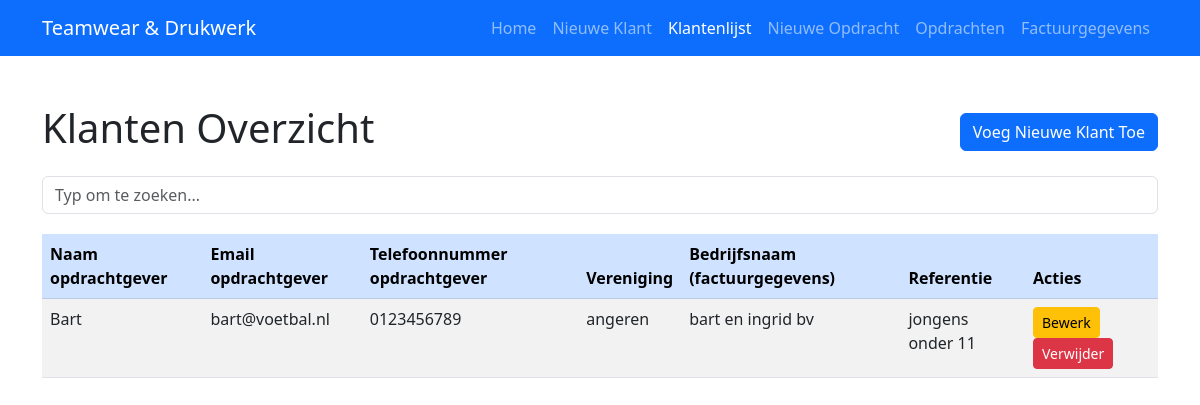
The page /customers on the database as committed earlier.
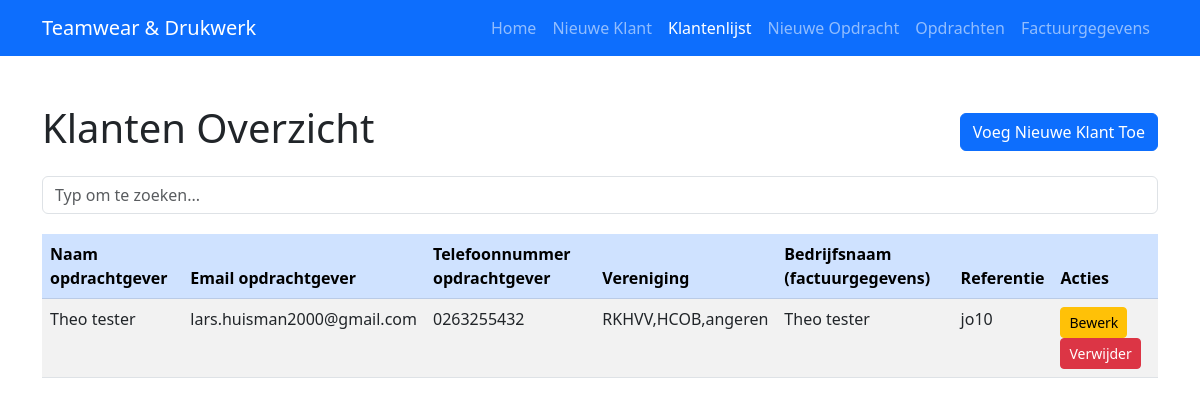
The same page on the database as committed later.
### app.py (models this page shows, shortened)
class Customer(db.Model):
    id = db.Column(db.Integer, primary_key=True)
    name = db.Column(db.String(100), nullable=False)
    email = db.Column(db.String(100), nullable=False)
    telefoon = db.Column(db.String(50))
    referentie = db.Column(db.String(100))
    billing_info_id = db.Column(db.Integer, db.ForeignKey('billing_info.id'), nullable=True)
    vereniging = db.Column(db.String(200), nullable=True)  # Comma-separated string
    assignments = db.relationship('Assignment', backref='customer', cascade="all, delete-orphan", lazy=True)
    billing_info = db.relationship('BillingInfo', foreign_keys=[billing_info_id], uselist=False)

class BillingInfo(db.Model):
    id = db.Column(db.Integer, primary_key=True)
    name = db.Column(db.String(100), nullable=False)
    address = db.Column(db.String(200))
    postcode = db.Column(db.String(20))
    housenumber = db.Column(db.String(20))
    phone = db.Column(db.String(50))
    companyname = db.Column(db.String(100))
    email = db.Column(db.String(100))

### app.py (the view)
@app.route('/customers')
def list_customers():
    customers = Customer.query.all()
    return render_template('customers.html', customers=customers)

### templates/customers.html (shortened to what this page needs)
<!doctype html>
<html lang="nl">
  <head>
    <link href="https://cdn.jsdelivr.net/npm/bootstrap@5.3.0/dist/css/bootstrap.min.css" rel="stylesheet">
  </head>
  <body>
    <nav class="navbar navbar-expand-lg navbar-dark bg-primary">
      <div class="container">
        <a class="navbar-brand" href="{{ url_for('index') }}">Teamwear & Drukwerk</a>
        <div class="collapse navbar-collapse" id="navbarNav">
          <ul class="navbar-nav ms-auto">
            <li class="nav-item">
              <a class="nav-link {% if request.endpoint == 'index' %}active{% endif %}" href="{{ url_for('index') }}">Home</a>
            </li>
            <li class="nav-item">
              <a class="nav-link {% if request.endpoint == 'add_customer' %}active{% endif %}" href="{{ url_for('add_customer') }}">Nieuwe Klant</a>
            </li>
            <li class="nav-item">
              <a class="nav-link {% if request.endpoint == 'list_customers' %}active{% endif %}" href="{{ url_for('list_customers') }}">Klantenlijst</a>
            </li>
            <li class="nav-item">
              <a class="nav-link {% if request.endpoint == 'add_assignment' %}active{% endif %}" href="{{ url_for('add_assignment') }}">Nieuwe Opdracht</a>
            </li>
            <li class="nav-item">
              <a class="nav-link {% if request.endpoint == 'list_assignments' %}active{% endif %}" href="{{ url_for('list_assignments') }}">Opdrachten</a>
            </li>
            <li class="nav-item">
              <a class="nav-link {% if request.endpoint == 'list_billing_infos' %}active{% endif %}" href="{{ url_for('list_billing_infos') }}">Factuurgegevens</a>
            </li>
          </ul>
        </div>
      </div>
    </nav>
    <div class="container mt-5">
      <div class="d-flex justify-content-between align-items-center mb-3">
        <h1>Klanten Overzicht</h1>
        <a href="{{ url_for('add_customer') }}" class="btn btn-primary">Voeg Nieuwe Klant Toe</a>
      </div>
      <div class="mb-3">
        <input type="text" id="searchInput" class="form-control" placeholder="Typ om te zoeken...">
      </div>
      <table class="table table-striped" id="customersTable">
        <thead class="table-primary">
          <tr>
            <th>Naam opdrachtgever</th>
            <th>Email opdrachtgever</th>
            <th>Telefoonnummer opdrachtgever</th>
            <th>Vereniging</th>
            <th>Bedrijfsnaam (factuurgegevens)</th>
            <th>Referentie</th>
            <th>Acties</th>
          </tr>
        </thead>
        <tbody>
          {% for customer in customers %}
          <tr>
            <td>{{ customer.name }}</td>
            <td>{{ customer.email }}</td>
            <td>{{ customer.telefoon if customer.telefoon else '-' }}</td>
            <td>
              {% if customer.vereniging %}
                {{ customer.vereniging }}
              {% else %}
                -
              {% endif %}
            </td>
            <td>
              {% if customer.billing_info %}
                {{ customer.billing_info.companyname }}
              {% else %}
                -
              {% endif %}
            </td>
            <td>{{ customer.referentie if customer.referentie else '-' }}</td>
            <td>
              <a href="{{ url_for('edit_customer', id=customer.id) }}" class="btn btn-sm btn-warning">Bewerk</a>
              <form action="{{ url_for('delete_customer', id=customer.id) }}" method="post" style="display:inline;" onsubmit="return confirmDeletion();">
                <button type="submit" class="btn btn-sm btn-danger">Verwijder</button>
              </form>
            </td>
          </tr>
          {% endfor %}
        </tbody>
      </table>
    </div>
  </body>
</html>

Rows that differ between the two databases and show on the page:
changed Customer: name "Bart" → "Theo tester"; email "bart@voetbal.nl" → "lars.huisman2000@gmail.com"; telefoon "0123456789" → "0263255432"; vereniging "angeren" → "RKHVV,HCOB,angeren"; billing_info.companyname "bart en ingrid bv" → "Theo tester"; referentie "jongens onder 11" → "jo10"
